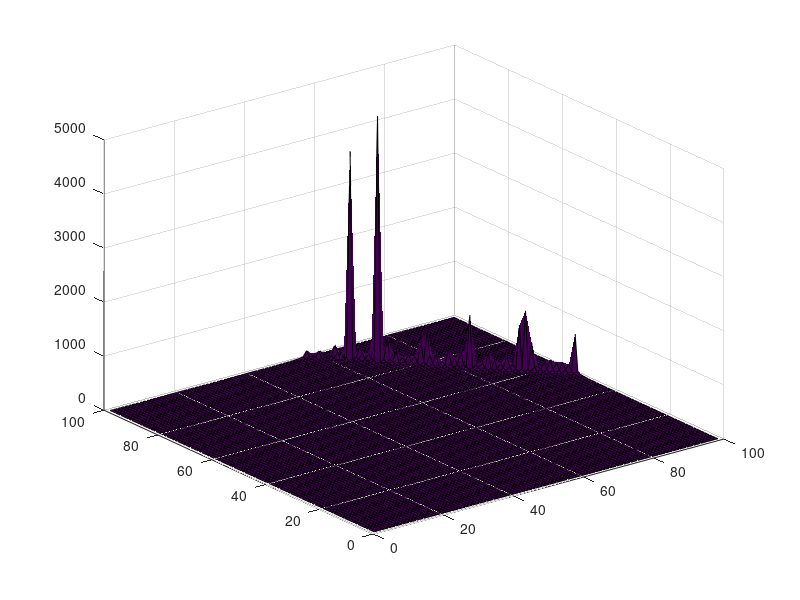
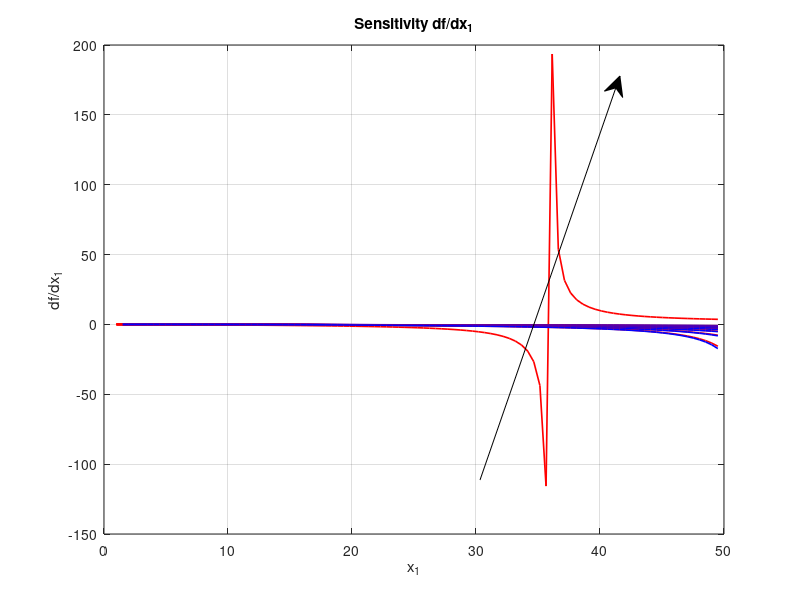

Write MATLAB code to recreate these figures, in order. (Note: this script raises an error after producing the figures.)
%x(1)=eps
%x(2)=Ln
% 
% clear all
% clc
load DATA.mat;

h_eps = (eps(end)-eps(1))/(length(eps)-1);

h_Ln = (Ln(end)-Ln(1))/(length(Ln)-1);

df_deps = zeros(length(eps)-1,length(Ln)-1);

df_dLn = zeros(length(eps)-1,length(Ln)-1);

%FORWARD DIFFERENCES METHOD

tic; 

for j = 1:(length(Ln)-1)

    for i = 1:(length(eps)-1)
        
        df_deps(j,i) = ((f_obj1(j,i+1)-f_obj1(j,i))/(h_eps))*eps(i)/f_obj1(j,i);
        df_dLn(j,i) = ((f_obj1(j+1,i)-f_obj1(j,i))/(h_Ln))*Ln(j)/f_obj1(j,i);
    
    end

end


toc;
df_deps_C=zeros(98,98);
df_dLn_C=zeros(98,98);
disp('Central differences')
tic;
for j = 2:(length(Ln)-1)

    for i = 2:(length(eps)-1)
        
        df_deps_C(j-1,i-1) = ((f_obj1(j,i+1)-f_obj1(j,i-1))/(2*h_eps))*eps(i)/f_obj1(j,i);

        df_dLn_C(j-1,i-1) = ((f_obj1(j+1,i)-f_obj1(j-1,i))/(2*h_Ln))*Ln(j)/f_obj1(j,i);
        
    end

end
toc;
% max_df_deps = max(abs(df_deps),[],"all");
% 
% max_df_dLn = max(abs(df_dLn),[],"all");
% 
% min_df_deps = min(abs(df_deps),[],"all");
% 
% min_df_dLn = min(abs(df_dLn),[],"all");
% 
% [Ln_max_df_deps, eps_max_df_deps] = find(abs(df_deps)==max_df_deps);
% 
% [Ln_max_df_dLn, eps_max_df_dLn] = find(abs(df_dLn)==max_df_dLn);
% 
% [Ln_min_df_deps, eps_min_df_deps] = find(abs(df_deps)==min_df_deps);
% 
% [Ln_min_df_dLn, eps_min_df_dLn] = find(abs(df_dLn)==min_df_dLn);

ratio = abs(df_deps./df_dLn);

figure()

surf(ratio)

%% plots
close all;
figure();
for i=1:10:length(Ln)-2
plot(eps(1:end-1),df_deps(i,:),'r', 'Linewidth',1.2)
hold on
plot(eps(2:end-1),df_deps_C(i,:),'b', 'Linewidth',1.2)
grid on
title('Sensitivity df/dx_1')
xlabel('x_1')
ylabel('df/dx_1')
end
% Add arrow annotation for increasing Ln values
x_start = 0.6;  % x-coordinate of the starting point of the arrow
y_start = 0.2;  % y-coordinate of the starting point of the arrow
x_end = 0.8;  % x-coordinate of the ending point of the arrow
y_end = 0.97;  % y-coordinate of the ending point of the arrow

% Calculate the slope of the arrow
slope = (y_end - y_start) / (x_end - x_start);

% Set the length of the arrow
arrow_length = 0.1;

% Calculate the ending point coordinates based on the desired arrow length
x_arrow_end = x_end - arrow_length / sqrt(1 + slope^2);
y_arrow_end = y_end - slope * arrow_length / sqrt(1 + slope^2);

% Add arrow annotation with increased linewidth
arrow_h = annotation('arrow', [x_start, x_arrow_end], [y_start, y_arrow_end]);
arrow_h.LineWidth = 1.5;
% Adjust text position relative to the arrow


% Create a dummy plot for the legend arrow
dummy_plot = plot(NaN, NaN, 'Color', 'none', 'LineWidth', 2);
hold on;

% Create a separate axes for the legend
legend_axes = axes('Position', [0.5, 0.2, 0.2, 0.2], 'Visible', 'off');
box(legend_axes, 'on');  % Add a box around the legend
% Add the legend text
legend_text = 'Increasing x_2';
text(0.1, 0.99, legend_text, 'HorizontalAlignment', 'center', 'VerticalAlignment', 'middle', 'FontSize', 10, 'FontWeight', 'bold');

% Adjust the legend box properties
legend_title = 'Legend';
legend(legend_axes, 'off');  % Turn off the default legend
legend_axes.Title.String = legend_title;
legend_axes.Title.FontWeight = 'bold';

% Adjust the legend box position and size as desired
legend_axes.Position = [0.8, 0.8, 0.1, 0.1];

figure();
for i=1:10:length(eps)-2
plot(Ln(1:end-1),df_dLn(:,i),'r', 'Linewidth',1.2)
hold on
plot(Ln(2:end-1),df_dLn_C(:,i),'b', 'Linewidth',1.2)
grid on
title('Sensitivity df/dx_2')
xlabel('x_2')
ylabel('df/dx_2')
end
% Add arrow annotation for increasing Ln values
x_start = 0.5;  % x-coordinate of the starting point of the arrow
y_start = 0.3;  % y-coordinate of the starting point of the arrow
x_end = 0.9;  % x-coordinate of the ending point of the arrow
y_end = 0.97;  % y-coordinate of the ending point of the arrow

% Calculate the slope of the arrow
slope = (y_end - y_start) / (x_end - x_start);

% Set the length of the arrow
arrow_length = 0.1;

% Calculate the ending point coordinates based on the desired arrow length
x_arrow_end = x_end - arrow_length / sqrt(1 + slope^2);
y_arrow_end = y_end - slope * arrow_length / sqrt(1 + slope^2);

% Add arrow annotation with increased linewidth
arrow_h = annotation('arrow', [x_start, x_arrow_end], [y_start, y_arrow_end]);
arrow_h.LineWidth = 1.5;
% Adjust text position relative to the arrow


% Create a dummy plot for the legend arrow
dummy_plot = plot(NaN, NaN, 'Color', 'none', 'LineWidth', 2);
hold on;

% Create a separate axes for the legend
legend_axes = axes('Position', [0.5, 0.2, 0.2, 0.2], 'Visible', 'off');
box(legend_axes, 'on');  % Add a box around the legend
% Add the legend text
legend_text = 'Decreasing x_1';
text(0.1, 0.99, legend_text, 'HorizontalAlignment', 'center', 'VerticalAlignment', 'middle', 'FontSize', 10, 'FontWeight', 'bold');

% Adjust the legend box properties
legend_title = 'Legend';
legend(legend_axes, 'off');  % Turn off the default legend
legend_axes.Title.String = legend_title;
legend_axes.Title.FontWeight = 'bold';

% Adjust the legend box position and size as desired
legend_axes.Position = [0.8, 0.8, 0.1, 0.1];

%%
[J I V]=find(ratio>10)
fill_red=[J I];
[J_y I_y V_y]=find(ratio<0.1)
fill_yellow=[J_y I_y];
close all;
for i=1:length(fill_red)
    x_red(i)=eps(fill_red(i,2));
    y_red(i)=Ln(fill_red(i,1));
    
end
for i=1:length(fill_yellow)
    x_yellow(i)=eps(fill_yellow(i,2));
    y_yellow(i)=Ln(fill_yellow(i,1));
end 
YELLOW=[x_yellow; y_yellow]';
RED=[x_red; y_red]';
% % Consider only the first 99x99 elements of f_obj1
% f_obj1 = f_obj1(1:end-1, 1:end-1);
% 
% % Create a mask for values above 10
% mask_yellow = ratio > 10;
% 
% % Create a mask for values below 0.1
% mask_red = ratio < 0.1;
% 
% % Create a colormap for yellow, red, and green colors
% cmap = [1 1 0; 1 0 0; 0 1 0];
% 
% % Initialize f_obj1_color with green color
% f_obj1_color = zeros(size(f_obj1));
% 
% % Set yellow color for values above 10
% f_obj1_color(mask_yellow) = 1;
% 
% % Set red color for values below 0.1
% f_obj1_color(mask_red) = 2;
% 
% % Create the surface plot
% figure
% surf(f_obj1, f_obj1_color)
% colormap(cmap)
% colorbar

% Consider only the first 99x99 elements of f_obj1
% f_obj1 = f_obj1(1:99, 1:99);
% figure();
% contour(eps(1:99),Ln(1:99),f_obj1,100);
% xlabel('Expansion Ratio x_1')
% ylabel('Nozzle Length x_2')
openfig figure.fig
hold on
% Plot a single yellow dot for the legend
plot(YELLOW(1,1), YELLOW(1,2), 'o', 'MarkerFaceColor', 'y', 'MarkerEdgeColor', 'none');

% Plot a single red dot for the legend
plot(RED(1,1), RED(1,2), 'o', 'MarkerFaceColor', 'r', 'MarkerEdgeColor', 'none');

% Fill points specified by YELLOW matrix with yellow color
for k = 1:size(YELLOW, 1)
    x = YELLOW(k, 1);
    y = YELLOW(k, 2);
    plot(x, y, 'o', 'MarkerFaceColor', 'y', 'MarkerEdgeColor', 'none');
end

% Fill points specified by RED matrix with red color
for k = 1:size(RED, 1)
    x = RED(k, 1);
    y = RED(k, 2);
    plot(x, y, 'o', 'MarkerFaceColor', 'r', 'MarkerEdgeColor', 'none');
end
legend('f obj', 'Ratio< 0.01', 'Ratio>100', 'Location', 'best');
